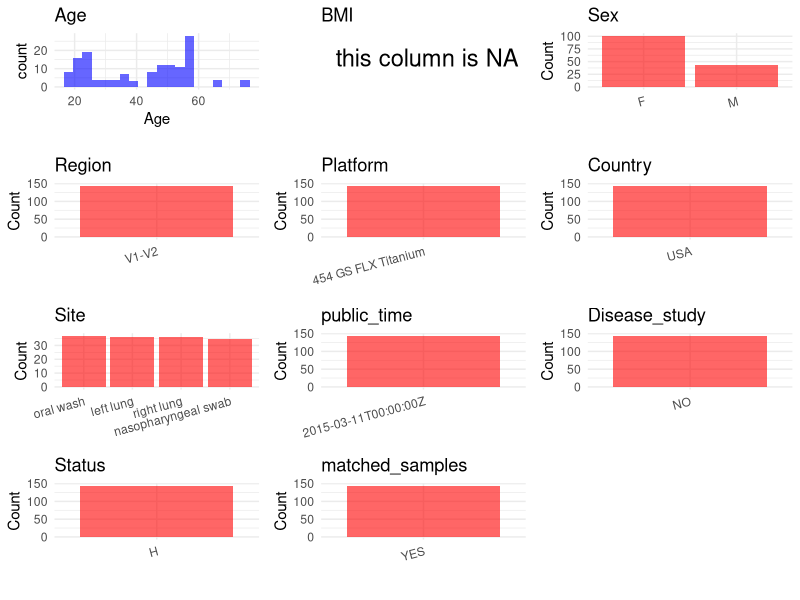

The R script that drew this image: (Note: this script raises an error after producing the figure.)
## ---- chunk 1
# Load necessary libraries
library(dplyr)
library(ggplot2)
library(cowplot)
library(stringr)

# Set working directory (update this path to your local directory)
setwd("/home/hby/oral_project/PRJNA269493")

# Read the initial metadata files
initial_meta <- read.csv("SraRunTable.csv", header = T)

# Combine the two metadata files
# meta <- rbind(initial_meta, initial_meta1)

# Remove entries non-oral samples
# initial_meta <- subset(initial_meta,isolate %in% c("saliva","tongue coat"))

# Check the number of samples containing "HT" in Sample.Name (e.g., healthy controls)
# nrow(subset(meta, grepl("HT", Sample.Name)))

# Display the first few rows of the metadata
head(initial_meta)
## ---- chunk 2
# Create a uniform metadata dataframe
metadata <- data.frame(
  BioProject = initial_meta$BioProject,
  Run = initial_meta$Run,
  sample_name = initial_meta$isolate,
  Platform = initial_meta$Instrument,
  public_time = initial_meta$ReleaseDate,
  Sex = initial_meta$sex,
  Site = initial_meta$tissue,
  Age = initial_meta$AGE,
  BMI = NA
) %>%
  mutate(
    Sex = case_when(
      Sex == "female" ~ "F",
      Sex == "male" ~ "M",
      TRUE ~ as.character(Sex)
    )
  )
## ---- chunk 3
# Add information obtained from the publication
metadata$Status <- "H"
metadata$Country <- "USA"
metadata$Region <- "V1-V2"
metadata$PCR_primers <- "FWD:AGAGTTTGATCCTGGCTCAG; REV:CTGCTGCCTYCCGTA"
metadata$title <- "Analysis of the Upper Respiratory Tract Microbiotas as the Source of the Lung and Gastric Microbiotas in Healthy Individuals"
metadata$Disease_study <- "NO"
# extract subject id by remove prefix of sample_name
metadata$subject_id <- metadata$sample_name

all_oral_sites <- c("saliva", "tongue coat", "buccal mucosa", "lower jaw mucosa", "lower labial mucosa", "upper jaw mucosa", "tongue", "oral wash")
# Check initial data distribution
cat("Initial sample distribution:\n")
table(metadata$subject_id)
table(metadata$Site)

subjects_with_oral_samples <- metadata %>%
  filter(Site %in% all_oral_sites) %>%
  distinct(subject_id) %>%
  pull(subject_id)

metadata_clean <- metadata %>%
  filter(subject_id %in% subjects_with_oral_samples)


sample_counts <- metadata_clean %>%
  group_by(subject_id) %>%
  summarise(n_samples = n(), .groups = "drop")

metadata_clean <- merge(metadata_clean, sample_counts, by = "subject_id")

# Create matched_samples column
metadata_clean$matched_samples <- ifelse(metadata_clean$n_samples >= 2, "YES", "NO")

cat("\nFinal sample distribution after cleaning:\n")
print(table(metadata_clean$Site))
cat("\nFinal sample distribution after cleaning:\n")
print(table(metadata_clean$matched_samples))

metadata_clean$subject_id <- NULL
metadata_clean$n_samples <- NULL

# Use cleaned dataset for subsequent analysis
metadata <- metadata_clean
## ---- chunk 4
# Check the number of unique runs and sample names
print(paste("Number of unique runs:", length(unique(metadata$Run))))
print(paste("Number of unique sample names:", length(unique(metadata$sample_name))))
## ---- chunk 5
# Select columns for visualization
plot_data <- metadata %>%
  select(-BioProject, -Run, -sample_name, -title)

# Function to create simple plots for each column
create_simple_plots <- function(data) {
  plots <- list()

  for (col in colnames(data)) {
    # Check if the column is all NA
    if (all(is.na(data[[col]]))) {
      # Create an empty plot with text indicating all NA
      p <- ggplot() +
        annotate("text", x = 0.5, y = 0.5, label = "this column is NA", size = 6) +
        labs(title = col) +
        theme_void()
    } else if (is.numeric(data[[col]])) {
      # Numeric variable: histogram
      p <- ggplot(data, aes(x = .data[[col]])) +
        geom_histogram(fill = "blue", alpha = 0.6, bins = 20, na.rm = TRUE) +
        labs(title = col) +
        theme_minimal()
    } else {
      # Categorical variable: bar plot (remove NA values)
      count_data <- as.data.frame(table(data[[col]], useNA = "ifany"))
      p <- ggplot(count_data, aes(x = reorder(Var1, -Freq), y = Freq)) +
        geom_col(fill = "red", alpha = 0.6) +
        labs(title = col, x = NULL, y = "Count") +
        theme_minimal() +
        theme(axis.text.x = element_text(angle = 15, hjust = 1))
    }
    plots[[col]] <- p
  }

  return(plots)
}

# Generate and arrange plots
plots <- create_simple_plots(plot_data)
p <- plot_grid(plots$Age,
  plots$BMI,
  plots$Sex,
  plots$Region,
  plots$Platform,
  plots$Country,
  plots$Site,
  plots$public_time,
  plots$Disease_study,
  plots$Status,
  plots$matched_samples, # add
  ncol = 3, align = "hv", axis = "lb"
)
ggsave("Metadata_Summary.png", plot = p, width = 8, height = 6, dpi = 150)
## ---- chunk 6
knitr::include_graphics("Metadata_Summary.png")
## ---- chunk 7
# Reorder columns to match the desired format
metadata <- metadata[, c(
  "BioProject", "Run", "sample_name", "Age", "BMI", "Sex",
  "Region", "Platform", "Country", "Site", "public_time",
  "PCR_primers", "title", "Disease_study", "Status", "matched_samples"
)]

# Export the uniform metadata to a CSV file
write.csv(metadata, file = "metadata.csv", quote = FALSE)
head(metadata)
